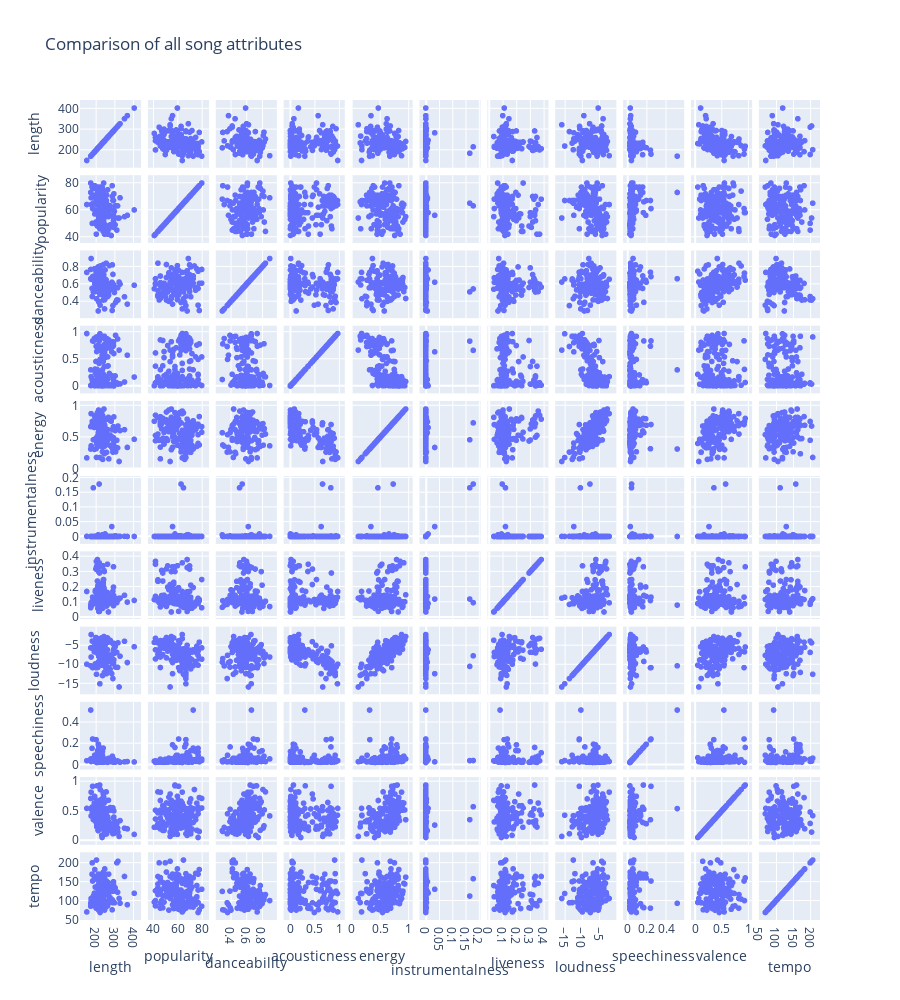

Notebook cell for this chart:
### Markdown cell above
**How do the features relate to one another?**

We start with scatter plots for all pairs of attributes, and then we show a correlation matrix.

### Code cell
## show scatter matrix
# first need to make sure we are only doing it for the float attributes
df_scatter = df.drop(['name', 'album', 'release_date'], axis=1)


fig = px.scatter_matrix(df_scatter, height=1000, title='Comparison of all song attributes')
fig.show()

# sns.pairplot(df) # if using seaborn

### Figure 1 — Plotly figure (JSON) as saved in the notebook; plotly's stock layout.template omitted (floating-point values rounded to 4 significant figures; data arrays with more than 128 entries replaced by an {"elided": "..."} marker saying what was removed)
{"data": [{"dimensions": [{"axis": {"matches": true}, "label": "length", "values": {"elided": "158 int values"}}, {"axis": {"matches": true}, "label": "popularity", "values": {"elided": "158 int values"}}, {"axis": {"matches": true}, "label": "danceability", "values": {"elided": "158 float values"}}, {"axis": {"matches": true}, "label": "acousticness", "values": {"elided": "158 float values"}}, {"axis": {"matches": true}, "label": "energy", "values": {"elided": "158 float values"}}, {"axis": {"matches": true}, "label": "instrumentalness", "values": {"elided": "158 float values"}}, {"axis": {"matches": true}, "label": "liveness", "values": {"elided": "158 float values"}}, {"axis": {"matches": true}, "label": "loudness", "values": {"elided": "158 float values"}}, {"axis": {"matches": true}, "label": "speechiness", "values": {"elided": "158 float values"}}, {"axis": {"matches": true}, "label": "valence", "values": {"elided": "158 float values"}}, {"axis": {"matches": true}, "label": "tempo", "values": {"elided": "158 float values"}}], "hovertemplate": "%{xaxis.title.text}=%{x}<br>%{yaxis.title.text}=%{y}<extra></extra>", "legendgroup": "", "marker": {"color": "#636efa", "symbol": "circle"}, "name": "", "showlegend": false, "type": "splom"}], "layout": {"dragmode": "select", "height": 1000, "legend": {"tracegroupgap": 0}, "title": {"text": "Comparison of all song attributes"}}}
